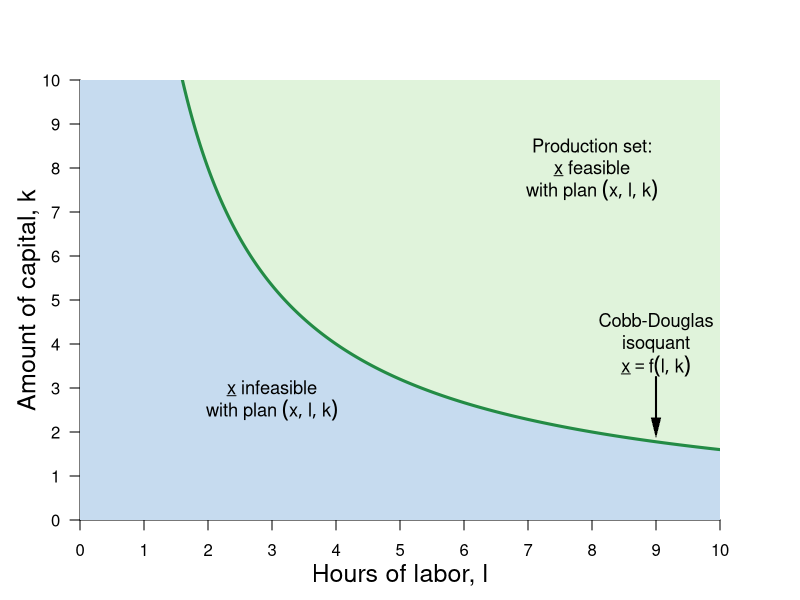

This chart was generated by the following R code:
#Graph Designer: Simon Halliday + Scott Cohn
#Authors: Bowles, Foley and Halliday
#Title: Coordination, Conflict and Competition: A Text in Microeconomics

library(shape)
pdf(file = "specprodexch/isoquant_shaded.pdf", width = 8, height = 6)

#Set parameters for graphics
axislabelsize <- 1.5
labelsize <- 1.1
graphlinewidth <- 3
segmentlinewidth <- 2

COL <- c("#7fc97f", "#beaed4", "#fdc086", "#ffff99", "#386cb0", "#f0027f", "#bf5b17", "#666666")
COLA <- c("#e0f3db", "#99d8c9","#66c2a4","#41ae76", "#238b45", "#005824")
COLB <- c("#c6dbef", "#4eb3d3", "#2b8cbe", "#0868ac","#084081")

#Edited the margins to cater for the larger LHS labels
par(mar =  c(4, 4, 4, 4))

uFn <- function(x, y, alpha = 0.5){
  (x^alpha)*(y^(1 - alpha))
}

indiffA <- function(x, alpha = 0.5, uA = 5) {
  (uA / x^alpha)^(1/(1 - alpha))
}

xlims <- c(0, 10)
ylims <- c(0, 10)

npts <- 501 
x <- seq(xlims[1], xlims[2], length.out = npts)
y <- seq(ylims[1], ylims[2], length.out = npts) 
a <- c(2, 4, 6)

plot(0, 0, xlim = xlims, ylim = ylims, type = "n",
     xlab = expression(paste("")),
     ylab = expression(paste("")), 
     xaxt = "n", 
     yaxt = "n", 
     cex.lab = axislabelsize, 
     bty = "n", 
     xaxs="i", 
     yaxs="i"
)


ticksy <- seq(from = 0, to = ylims[2], by = 1)
ylabels <- seq(from = 0, to = ylims[2], by = 1)
ticksx <- seq(from = 0, to = xlims[2], by = 1)
xlabels <- seq(from = 0, to = xlims[2], by = 1)
# ticksy <- c(ylims[1], 5.25, 8, ylims[2])
# ylabels <- c(NA, expression(paste(y,"*")), expression(paste(bar(y))), NA)
# ticksx <- c(xlims[1], 5.25, 8.944272, xlims[2])
# xlabels <- c(NA, expression(paste(x,"*")), expression(paste(bar(x))), NA)

axis(1, at = ticksx, pos = 0, labels = xlabels)
axis(2, at = ticksy, pos = 0, labels = ylabels, las = 1)

npts <- 500 
xx1 <- seq(xlims[1], xlims[2], length.out = npts)
xx2 <- seq(0, xlims[2], length.out = npts)
xx3 <- seq(xlims[1], 0, length.out = npts)

#Draw the polygon for shading the utility areas
xpoly1 <- seq(from = xlims[1], to = xlims[2], length.out = 500)
ypoly1 <- indiffA(xpoly1, alpha = 0.5, uA = 4)
polygon(x = c(xpoly1, rev(xpoly1[1])), y = c(ypoly1, rev(ypoly1)[1]), col=COLB[1], density=NULL, border = NA)
ypoly1 <- indiffA(xpoly1, alpha = 0.5, uA = 4)
polygon(x = c(0, 0, xlims[2], xlims[2], 0), y = c(0, indiffA(xlims[2]), indiffA(xlims[2]), 0, 0), col=COLB[1], density=NULL, border = NA)


polygon(x = c(xlims[2], rev(xpoly1), xpoly1), y = c(ylims[2], rev(ypoly1), ypoly1), col=COLA[1], density=NULL, border = NA)


#Draw the graphs
lines(xx1, indiffA(xx1, alpha = 0.5, uA = 4), col = COLA[5], lwd = graphlinewidth)

#Label the feasible frontier
# text(3.2, 1, expression("Feasible Frontier"), cex = labelsize)
# text(3.2, 0.5, expression("(production possibilities frontier)"), cex = labelsize)
# Arrows(4.35, 0.95, 8.1, 0.95, col = "black", lty = 1, lwd = 2, arr.type = "triangle", arr.lwd = 0.5)

#Axis labels
mtext(expression(paste("Hours of labor, ", l)), side = 1, line = 2.5, cex = axislabelsize)
text(-0.8, 5, expression(paste("Amount of capital, ", k)), xpd = TRUE, cex = axislabelsize, srt = 90) 


# contour(x, y, 
#         outer(x, y, uFn),
#         drawlabels = FALSE,
#         col = COLB[3],
#         lwd = graphlinewidth,
#         levels = a, 
#         xaxs="i", 
#         yaxs="i", 
#         add = TRUE)


#Label the indifference curves
text(9, 4.5, expression("Cobb-Douglas"), cex = labelsize)
text(9, 4, expression("isoquant"), cex = labelsize)
text(9, 3.5, expression(underline(x) ==f(l,k)), cex = labelsize)
Arrows(9, 3.25, 9, 2.1, col = "black", lty = 1, lwd = 2, arr.type = "triangle", arr.lwd = 0.5)

#Label feasible and infeasible
text(3, 3, expression(paste(x = underline(x), " infeasible")), cex = labelsize)
text(3, 2.5, expression(paste("with plan ", (list(x, l, k)) )), cex = labelsize)

text(8, 8.5, expression(paste("Production set:")), cex = labelsize)
text(8, 8, expression(paste(x = underline(x), " feasible")), cex = labelsize)
text(8, 7.5, expression(paste("with plan ", (list(x, l, k)) )), cex = labelsize)

#text(9.5, 3.15, expression(u[2]^A), cex = labelsize)
#text(9.5, 5.85, expression(u[3]^A), cex = labelsize)

dev.off()
